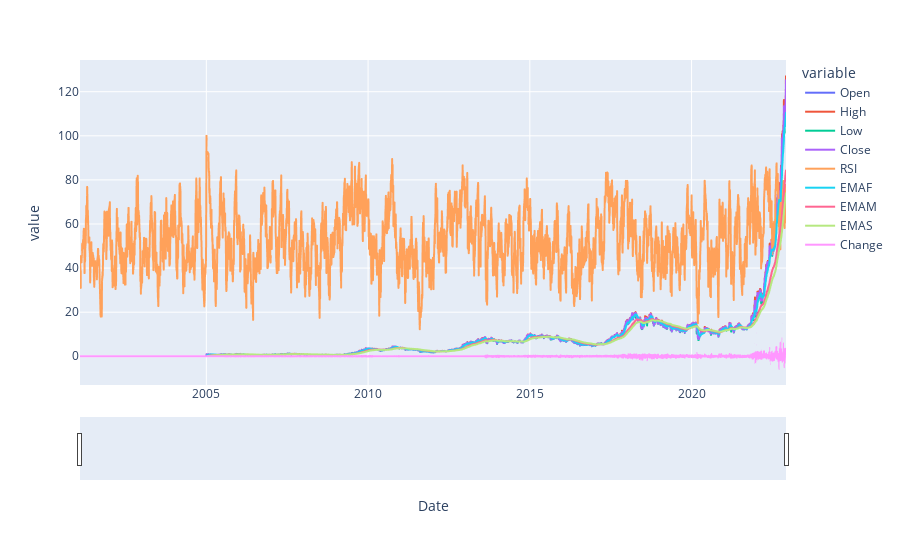

Here is the notebook cell this chart was saved with:
### Code cell
# Range slider
figure = px.line(df, x=df['Date'], y=df.columns[df.columns[:]!= "Volume"])
figure.update_xaxes(rangeslider_visible=True)
figure.show()

### Figure 1 — Plotly figure (JSON) as saved in the notebook; plotly's stock layout.template omitted (floating-point values rounded to 4 significant figures; data arrays with more than 128 entries replaced by an {"elided": "..."} marker saying what was removed)
{"data": [{"hovertemplate": "variable=Open<br>Date=%{x}<br>value=%{y}<extra></extra>", "legendgroup": "Open", "line": {"color": "#636efa", "dash": "solid"}, "marker": {"symbol": "circle"}, "mode": "lines", "name": "Open", "showlegend": true, "type": "scattergl", "x": {"elided": "5395 str values"}, "xaxis": "x", "y": {"elided": "5395 float values"}, "yaxis": "y"}, {"hovertemplate": "variable=High<br>Date=%{x}<br>value=%{y}<extra></extra>", "legendgroup": "High", "line": {"color": "#EF553B", "dash": "solid"}, "marker": {"symbol": "circle"}, "mode": "lines", "name": "High", "showlegend": true, "type": "scattergl", "x": {"elided": "5395 str values"}, "xaxis": "x", "y": {"elided": "5395 float values"}, "yaxis": "y"}, {"hovertemplate": "variable=Low<br>Date=%{x}<br>value=%{y}<extra></extra>", "legendgroup": "Low", "line": {"color": "#00cc96", "dash": "solid"}, "marker": {"symbol": "circle"}, "mode": "lines", "name": "Low", "showlegend": true, "type": "scattergl", "x": {"elided": "5395 str values"}, "xaxis": "x", "y": {"elided": "5395 float values"}, "yaxis": "y"}, {"hovertemplate": "variable=Close<br>Date=%{x}<br>value=%{y}<extra></extra>", "legendgroup": "Close", "line": {"color": "#ab63fa", "dash": "solid"}, "marker": {"symbol": "circle"}, "mode": "lines", "name": "Close", "showlegend": true, "type": "scattergl", "x": {"elided": "5395 str values"}, "xaxis": "x", "y": {"elided": "5395 float values"}, "yaxis": "y"}, {"hovertemplate": "variable=RSI<br>Date=%{x}<br>value=%{y}<extra></extra>", "legendgroup": "RSI", "line": {"color": "#FFA15A", "dash": "solid"}, "marker": {"symbol": "circle"}, "mode": "lines", "name": "RSI", "showlegend": true, "type": "scattergl", "x": {"elided": "5395 str values"}, "xaxis": "x", "y": {"elided": "5395 float values"}, "yaxis": "y"}, {"hovertemplate": "variable=EMAF<br>Date=%{x}<br>value=%{y}<extra></extra>", "legendgroup": "EMAF", "line": {"color": "#19d3f3", "dash": "solid"}, "marker": {"symbol": "circle"}, "mode": "lines", "name": "EMAF", "showlegend": true, "type": "scattergl", "x": {"elided": "5395 str values"}, "xaxis": "x", "y": {"elided": "5395 float values"}, "yaxis": "y"}, {"hovertemplate": "variable=EMAM<br>Date=%{x}<br>value=%{y}<extra></extra>", "legendgroup": "EMAM", "line": {"color": "#FF6692", "dash": "solid"}, "marker": {"symbol": "circle"}, "mode": "lines", "name": "EMAM", "showlegend": true, "type": "scattergl", "x": {"elided": "5395 str values"}, "xaxis": "x", "y": {"elided": "5395 float values"}, "yaxis": "y"}, {"hovertemplate": "variable=EMAS<br>Date=%{x}<br>value=%{y}<extra></extra>", "legendgroup": "EMAS", "line": {"color": "#B6E880", "dash": "solid"}, "marker": {"symbol": "circle"}, "mode": "lines", "name": "EMAS", "showlegend": true, "type": "scattergl", "x": {"elided": "5395 str values"}, "xaxis": "x", "y": {"elided": "5395 float values"}, "yaxis": "y"}, {"hovertemplate": "variable=Change<br>Date=%{x}<br>value=%{y}<extra></extra>", "legendgroup": "Change", "line": {"color": "#FF97FF", "dash": "solid"}, "marker": {"symbol": "circle"}, "mode": "lines", "name": "Change", "showlegend": true, "type": "scattergl", "x": {"elided": "5395 str values"}, "xaxis": "x", "y": {"elided": "5395 float values"}, "yaxis": "y"}], "layout": {"legend": {"title": {"text": "variable"}, "tracegroupgap": 0}, "margin": {"t": 60}, "xaxis": {"anchor": "y", "domain": [0, 1], "rangeslider": {"visible": true}, "title": {"text": "Date"}}, "yaxis": {"anchor": "x", "domain": [0, 1], "title": {"text": "value"}}}}
